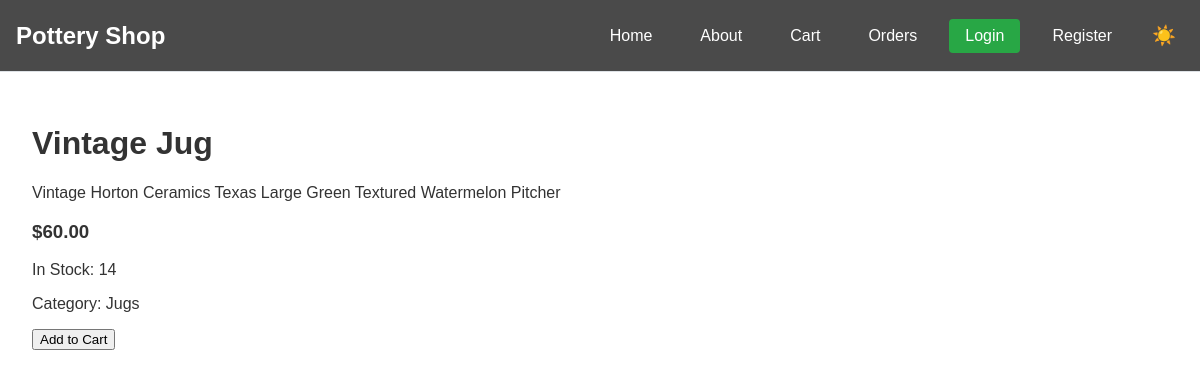
Before: /product/28/ with the older database file.
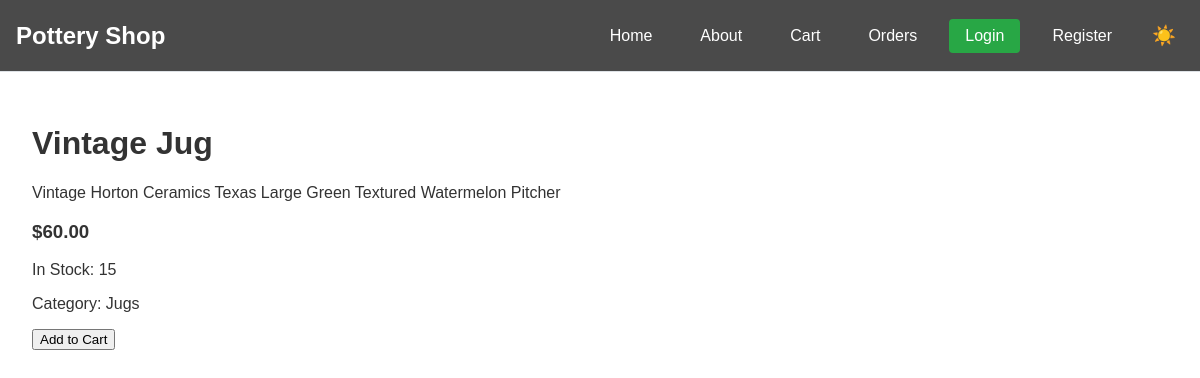
After: the same page with the newer database file.
### shop/models.py (models this page shows, shortened)
class Product(models.Model):
    title = models.CharField(max_length=200)
    description = models.TextField()
    price = models.DecimalField(max_digits=6, decimal_places=2)
    image = models.ImageField(upload_to='products/', null=True, blank=True)
    category = models.ForeignKey(Category, on_delete=models.SET_NULL, null=True, blank=True, related_name='products')
    stock = models.IntegerField(default=0)
    is_active = models.BooleanField(default=True)
    created_at = models.DateTimeField(auto_now_add=True)
    updated_at = models.DateTimeField(auto_now=True)
    objects = ProductManager()

class Category(models.Model):
    name = models.CharField(max_length=100)
    description = models.TextField(blank=True)
    is_active = models.BooleanField(default=True)
    created_at = models.DateTimeField(auto_now_add=True)
    updated_at = models.DateTimeField(auto_now=True)
    class Meta:
        verbose_name_plural = "Categories"

### shop/views.py (the view)
# urls.py: path('product/<int:pk>/', ProductDetailView.as_view(), name='product_detail'),
class ProductDetailView(DetailView):
    model = Product
    template_name = 'product_detail.html'
    context_object_name = 'product'
    def get_context_data(self, **kwargs):
        try:
            context = super().get_context_data(**kwargs)
            if self.request.user.is_authenticated:
                context['customer_name'] = self.request.user.username
                context['customer_email'] = self.request.user.email
            else:
                context['customer_name'] = 'Guest'
                context['customer_email'] = 'guest@example.com'
            return context
        except Exception as e:
            logger.error(f"Error in ProductDetailView.get_context_data: {str(e)}")
            messages.error(self.request, "An error occurred while loading the product details.")
            return {}

### shop/context_processors.py (called while the page is built)
def cart_count(request):
    if request.user.is_authenticated:
        order = Order.objects.filter(
            customer_email=request.user.email,
            status='pending'
        ).first()
    else:
        order = Order.objects.filter(
            customer_email='guest@example.com',
            status='pending'
        ).first()
    if order:
        return {'cart_count': OrderItem.objects.filter(order=order).count()}
    return {'cart_count': 0}

### templates/product_detail.html (shortened to what this page needs)
{% extends "base.html" %}
{% block content %}
<div class="container mt-5">
    <div class="row">
        <div class="col-md-6">
            <div class="card">
                <div class="card-body">
                    <h1 class="card-title">{{ product.title }}</h1>
                    <p class="card-text">{{ product.description }}</p>
                    <h3 class="text-primary">${{ product.price }}</h3>
                    <p class="stock-info">
                        {% if product.stock > 0 %}
                            <span class="badge bg-success">In Stock: {{ product.stock }}</span>
                        {% else %}
                            <span class="badge bg-danger">Out of Stock</span>
                        {% endif %}
                    </p>
                    {% if product.category %}
                        <p class="text-muted">Category: {{ product.category.name }}</p>
                    {% endif %}
                    <form method="post" action="{% url 'add-to-cart' product.id %}" class="mt-3">
                        <button type="submit" class="btn btn-primary {% if product.stock == 0 %}disabled{% endif %}"
                                {% if product.stock == 0 %}disabled{% endif %}>
                            {% if product.stock == 0 %}
                                Out of Stock
                            {% else %}
                                Add to Cart
                            {% endif %}
                        </button>
                    </form>
                </div>
            </div>
        </div>
    </div>
</div>
{% endblock %}

Changed rows visible on the page:
changed Product "Vintage Jug": stock "14" → "15"
